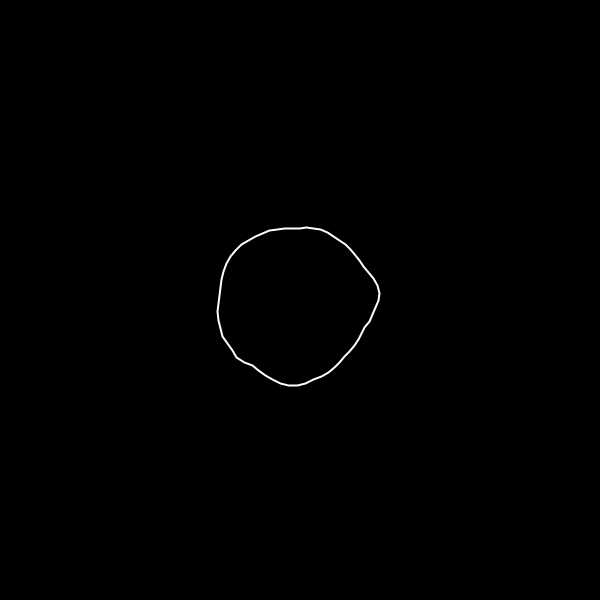
Frame 1 (no input)
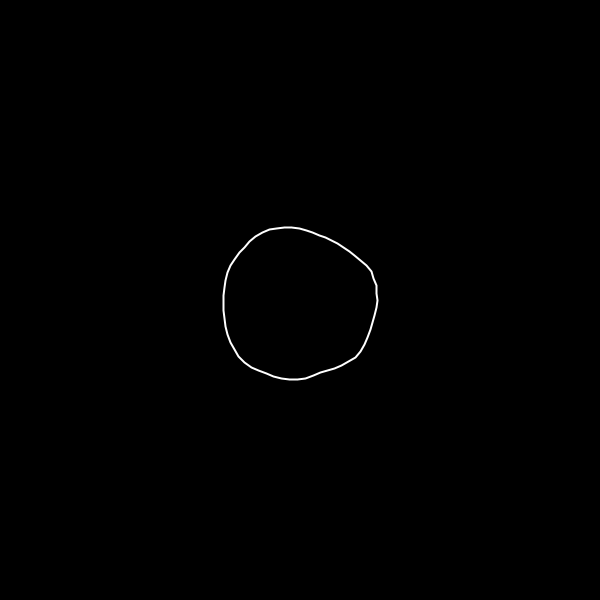
Frame 60 (the mouse pressed at the canvas centre just before this capture)
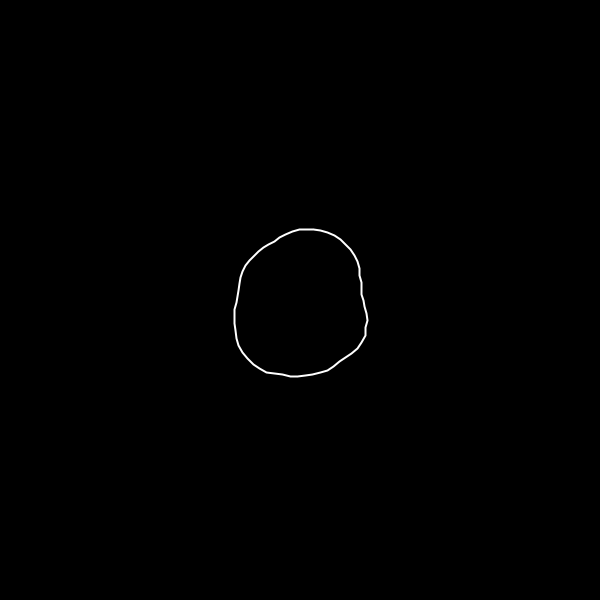
Frame 120 (the mouse held since frame 60 and released just before this capture)

The Processing sketch that drew these frames (run headless with seeded random() and noise(); from frame 60 on, the mouse is pressed at the canvas centre):

// Processing sketch: PerlinNoiseWiggle
// ── PerlinNoiseWiggle.pde
float zoff;
void setup(){
  size(600,600);
  background(0);
}

void draw(){
  background(0);
  translate(300,300);
  stroke(255);
  strokeWeight(2);
  noFill();
  beginShape();
  for(float i=0;i<TWO_PI;i+=0.1){
    float maxsize = map(sin(i),0,1,0.1,1);
    float xoff = map(cos(i), -1,1,0,maxsize);
    float yoff = map(sin(i),-1,1,0,maxsize);
    float r = noise(xoff,yoff,zoff);
    r = map(r,0,1,50,100);
    float x = r * cos(i);
    float y = r * sin(i);
    vertex(x,y);
  }
  endShape(CLOSE);
  if(dist(mouseX, mouseY, 300,300)<100){
  zoff += 0.05;
  }else{
  zoff += 0.01;
  }
}
